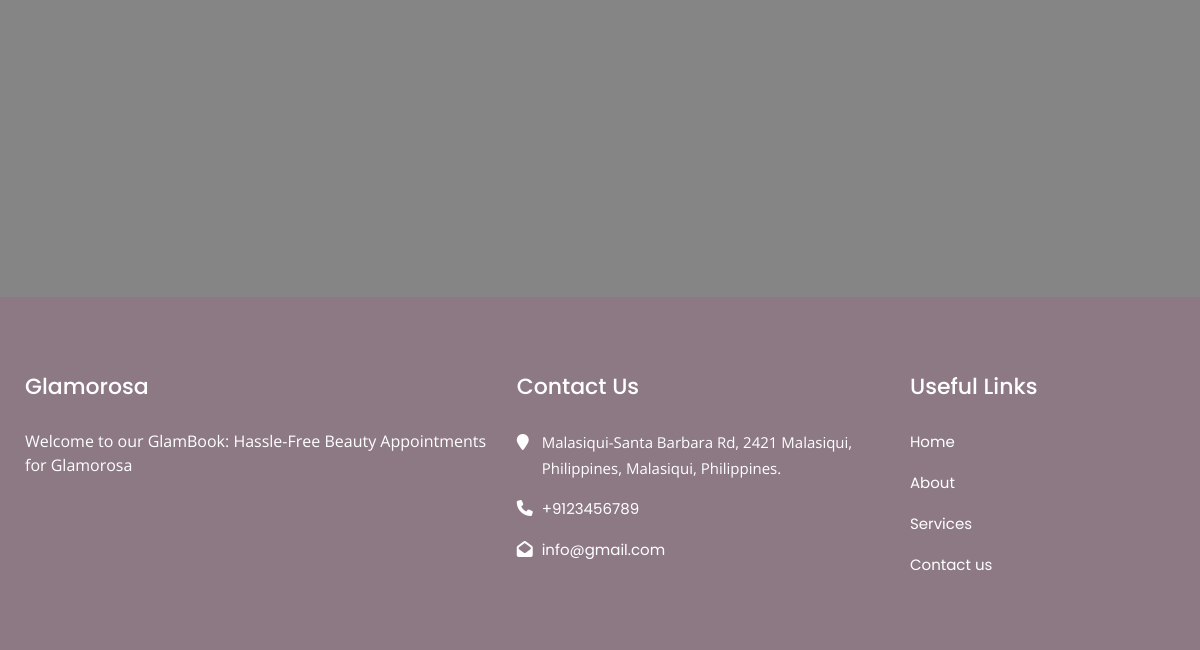
Before: / (lower part) with the older database file.
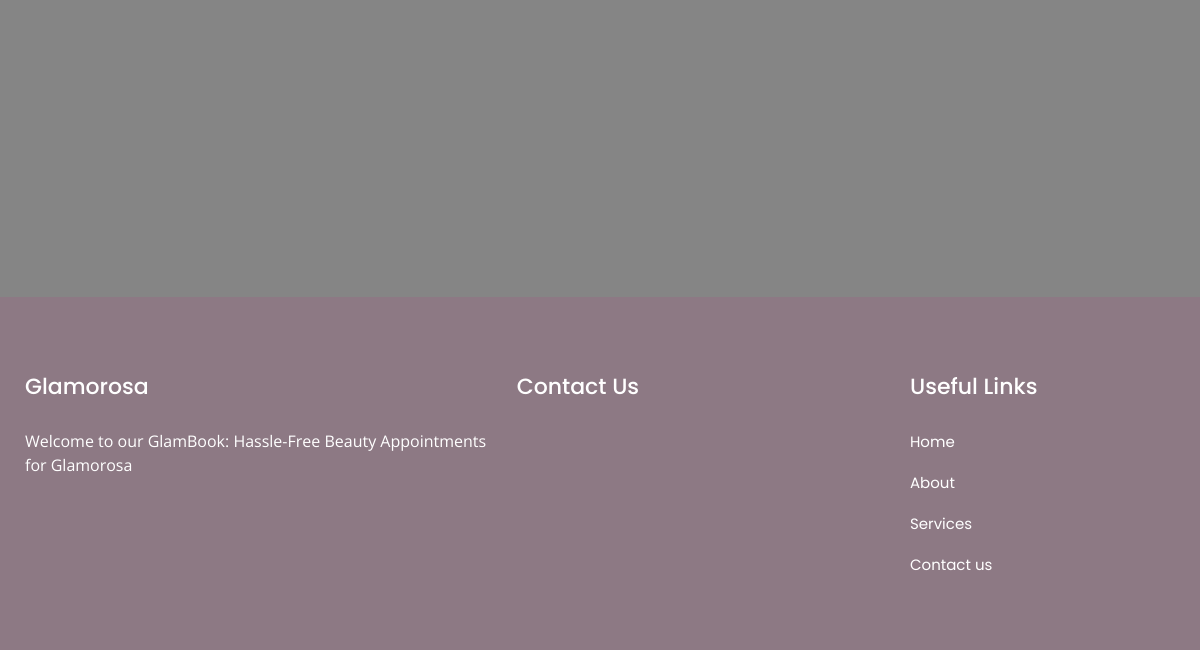
After: the same page with the newer database file.
### tables this page shows
CREATE TABLE `tblpage` (
  `ID` int(10) NOT NULL,
  `PageType` varchar(200) DEFAULT NULL,
  `PageTitle` mediumtext DEFAULT NULL,
  `PageDescription` mediumtext DEFAULT NULL,
  `Email` varchar(200) DEFAULT NULL,
  `MobileNumber` bigint(10) DEFAULT NULL,
  `UpdationDate` date DEFAULT NULL,
  `Timing` varchar(200) NOT NULL
);

### index.php (the view, shortened to what this page needs)
<?php
include_once('includes/header.php'); ?>
<?php include_once('includes/menubar.php'); ?>
<section class="w3l-teams-15 ">
  <div class="team-single-main jst-two-col">
    <div class="container">
      <div class="row">
        <div class="col-lg-6 col-md-12 image-text">
        </div>
      </div>
    </div>
  </div>
</section>
<?php include_once('includes/footer.php'); ?>

### includes/footer.php (shortened to what this page needs)
<section class="footer w3l-footer-29-main">
    <div class="py-5">
      <div class="container py-lg-4">
        <div class="row footer-top-29">
          <div class="col-lg-5 col-md-6 col-sm-7 footer-list-29 footer-4">
            <h6 class="footer-title-29">Glamorosa</h6>
            <p>Welcome to our GlamBook: Hassle-Free Beauty Appointments for Glamorosa</p>
          </div>
          <div class="col-lg-4 col-md-6 col-sm-8 footer-list-29 footer-1">
            <h6 class="footer-title-29">Contact Us</h6>
            <ul>
              <?php
              $ret = mysqli_query($con, "SELECT * FROM tblpage WHERE PageType='contactus' ");
              while ($row = mysqli_fetch_array($ret)) {
              ?>
              <li>
                <span class="fa fa-map-marker"></span> <p><?php echo $row['PageDescription']; ?>.</p>
              </li>
              <li><span class="fa fa-phone"></span><a href="tel:+<?php echo $row['MobileNumber']; ?>"> +<?php echo $row['MobileNumber']; ?></a></li>
              <li><span class="fa fa-envelope-open-o"></span><a href="mailto:<?php echo $row['Email']; ?>" class="mail">
                  <?php echo $row['Email']; ?></a></li>
              <?php } ?>
            </ul>
          </div>
          <div class="col-lg-3 col-md-6 col-sm-4 footer-list-29 footer-2">
            <ul>
              <h6 class="footer-title-29">Useful Links</h6>
              <li><a href="index.php">Home</a></li>
              <li><a href="about.php">About</a></li>
              <li><a href="services.php">Services</a></li>
              <li><a href="contact.php">Contact us</a></li>
            </ul>
          </div>
        </div>
      </div>
    </div>
</section>

Changed rows visible on the page:
removed tblpage: PageDescription "Malasiqui-Santa Barbara Rd, 2421 Malasiqui, Philippines, Malasiqui, Philippines", MobileNumber "9123456789", Email "info@gmail.com"
